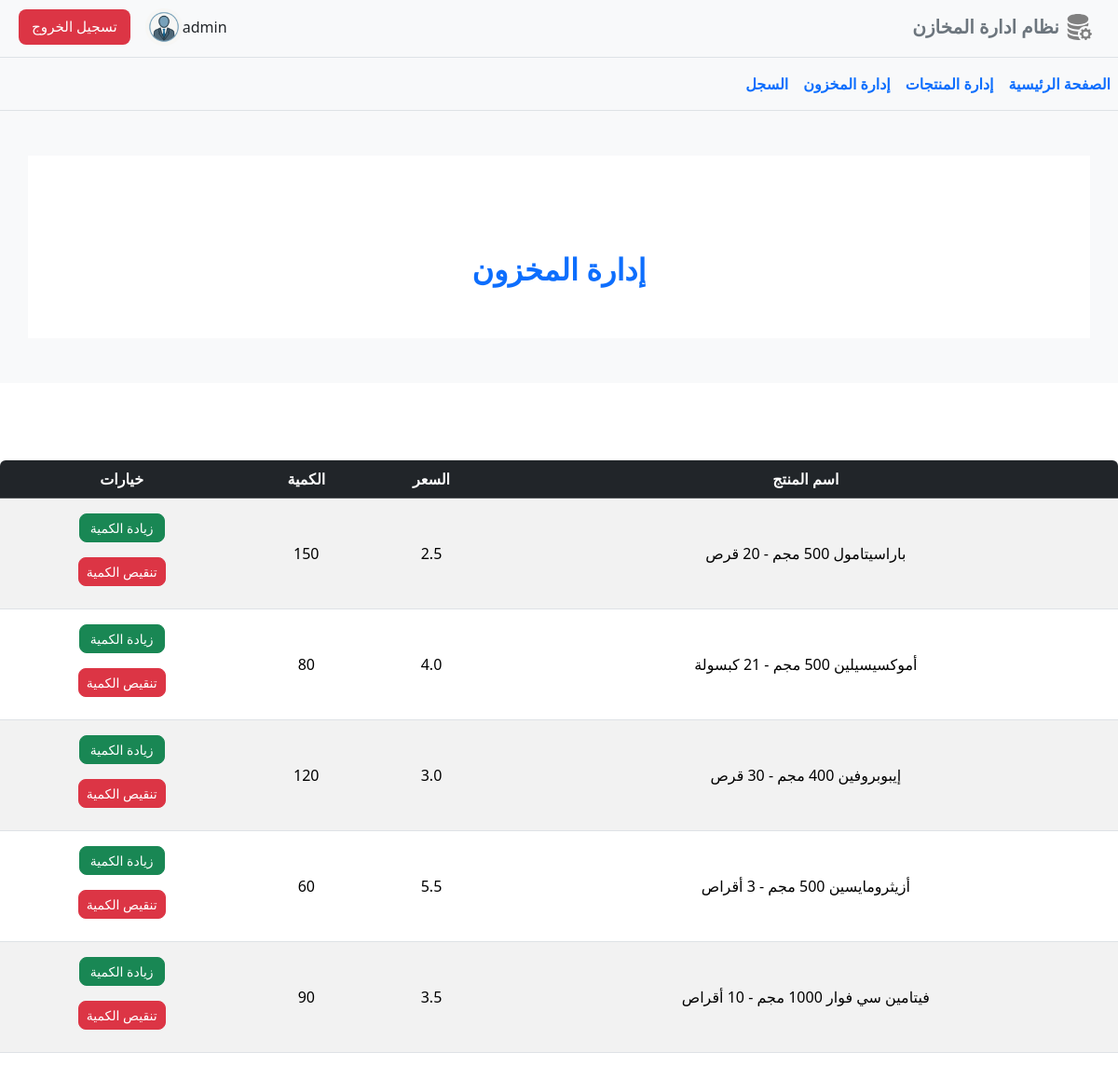
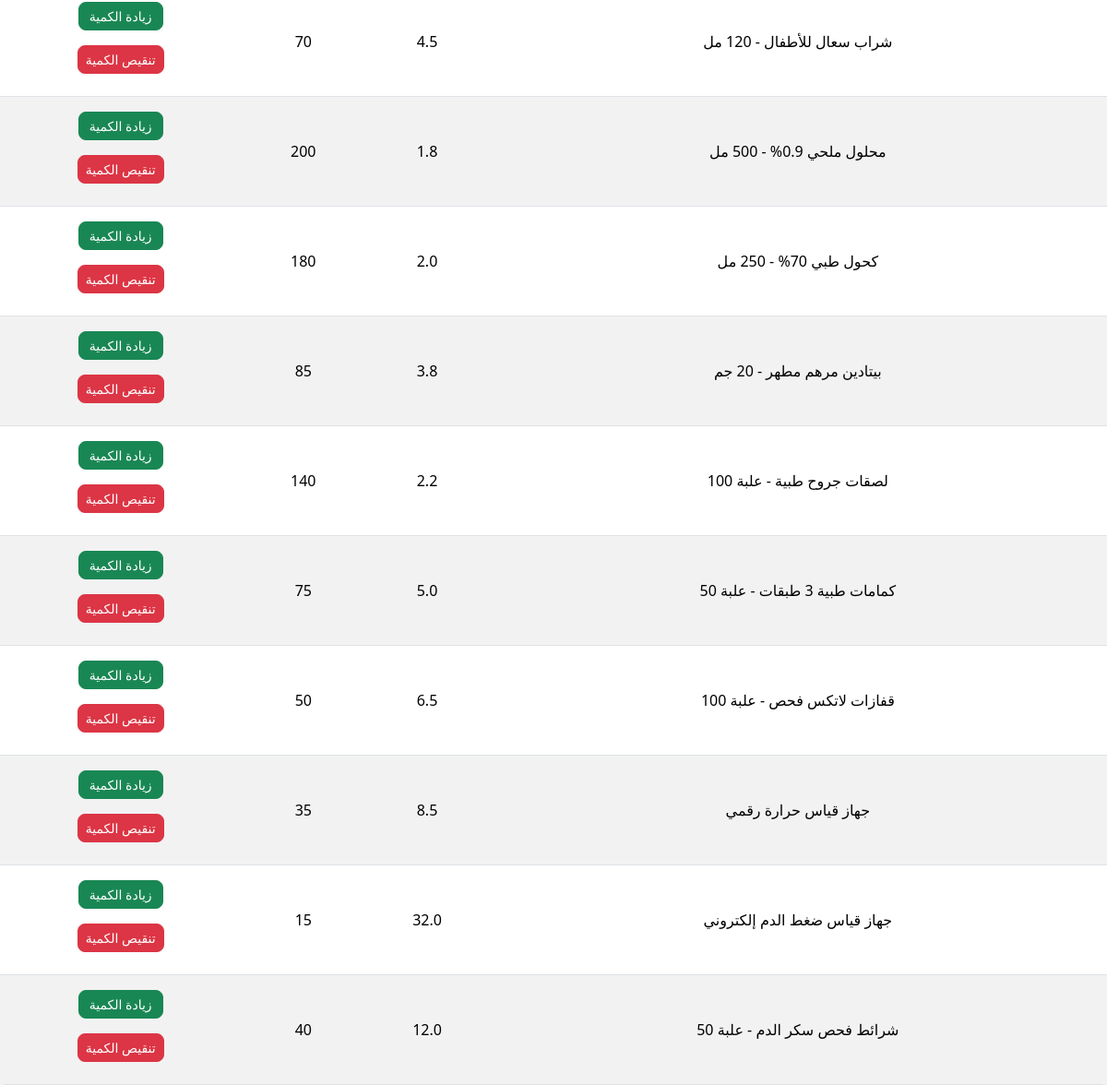
Screenshot of /movements/ (signed in) with the database file from the repository (2 pictures, top to bottom).
### tables this page shows
CREATE TABLE users (
  id INTEGER PRIMARY KEY AUTOINCREMENT,
  username TEXT UNIQUE NOT NULL,
  email TEXT,
  password TEXT NOT NULL
);

CREATE TABLE products (
    product_id   INTEGER PRIMARY KEY AUTOINCREMENT,
    name         TEXT    NOT NULL,
    price        REAL    NOT NULL,
    quantity     INTEGER    NOT NULL,
    description  TEXT,
    created_by   INTEGER NOT NULL,
    FOREIGN KEY (created_by) REFERENCES users(id)
);

### inventory_management/movements.py (the view)
@bp.route("/")
@login_required
def index():
    form = MovementForm()
    db = get_db()
    products = db.execute('SELECT * FROM products').fetchall()
    return render_template("movements/index.html", products=products, form=form)

### inventory_management/auth.py (called while the page is built)
@bp.before_app_request
def load_logged_in_user():
    user_id = session.get('user_id')
    if user_id is None:
        g.user = None
    else:
        g.user = get_db().execute(
            'SELECT * FROM users WHERE id = ?', (user_id,)
        ).fetchone()

def login_required(view):
    @functools.wraps(view)
    def wrapped_view(**kwargs):
        if g.user is None:
            return redirect(url_for('auth.login'))
        return view(**kwargs)
    return wrapped_view

### inventory_management/db.py (called while the page is built)
def get_db():
    if 'db' not in g:
        g.db = sqlite3.connect(
            current_app.config['DATABASE'],
            detect_types=sqlite3.PARSE_DECLTYPES
        )
        g.db.row_factory = sqlite3.Row
    return g.db

### inventory_management/templates/movements/index.html (shortened to what this page needs)
{% extends 'base.html' %}
{% block body %}
<div class="container my-5" style="background-color: #FFFFFF;">
    <div class="logo-container" style="background-color: #FFFFFF;">
        <div class="logo-text my-0" style="color: #0d6efd;">
            <br> إدارة المخزون
        </div>
    </div>
</div>
<div class="section-divider">
    <svg viewBox="0 0 1440 100">
        <path fill="#ffffff" d="M0,0 L1440,0 L1440,100 L0,100 Z"></path>
    </svg>
</div>
<div class="table-responsive shadow-sm rounded">
    <table class="table table-striped table-hover align-middle mb-0">
        <thead class="table-dark text-center">
            <tr>
                <th scope="col">اسم المنتج</th>
                <th scope="col">السعر</th>
                <th scope="col">الكمية</th>
                <th scope="col">خيارات</th>
            </tr>
        </thead>
        <tbody class="text-center">
            {% for p in products%}
            <tr>
                <td>{{ p['name'] }}</td>
                <td>{{ p['price'] }}</td>
                <td>{{ p['quantity'] }}</td>
                <td>
                    <div class="col-auto my-2">
                            <button type="button" class="btn btn-sm rounded-3 mb-2 btn-success" style="padding-left: 11px; padding-right:11px; " data-bs-toggle="modal"
                                data-bs-target="#confirmstock_inModal-{{ p['product_id'] }}">
                                زيادة الكمية
                            </button>
                    </div>
                    <div class="col-auto mb-2">
                            <button type="button" class="btn btn-sm rounded-3 mb-2 btn-danger" data-bs-toggle="modal"
                                data-bs-target="#confirmstock_outModal-{{ p['product_id'] }}">
                                تنقيص الكمية
                            </button>
                    </div>
                </td>
            </tr>
            {% endfor %}
        </tbody>
    </table>
</div>
{% endblock %}

### inventory_management/templates/base.html (shortened to what this page needs)
<!doctype html>
<html lang="ar" dir="rtl">
<head>
  <link rel="stylesheet" href="{{ url_for('static', filename='css/bootstrap.min.css') }}">
  <link rel="stylesheet" href="{{ url_for('static', filename='css/bootstrap-icons.min.css') }}">
</head>
<body class="bg-light">
  {% if g.user %}
  <nav class="navbar navbar-expand-md bg-light border-bottom" aria-label="navbar">
    <div class="container-xxl">
      <a href="{{ url_for('homepage.index') }}" class="navbar-brand">
        <span class="fw-bold text-secondary">
          <img src="{{ url_for('static', filename='icons/database-fill-gear.svg') }}" alt="database-fill-gear.svg" height="30px" width="30px" style="margin-bottom: 5px;">
          نظام ادارة المخازن
        </span>
      </a>
      <div class="collapse navbar-collapse justify-content-end " id="main-nav">
        <ul class="navbar-nav mb-1  align-items-center">
          <div class="d-flex align-items-center nav-item">
                      <span class="me-2">{{g.user['username']}}</span>
                      <img src="{{ url_for('static', filename='images/user_avatar.png') }}" alt="avatar" width="40"
                          height="40" class="rounded-circle">
          </div>
          <a href="{{ url_for('auth.logout') }}" class="btn btn-danger rounded-3 text-nowrap ms-2 me-3 nav-item" style=" color: #ffffff; border: none;
              padding: 7px 14px; font-size: 0.95rem; height: 38px;">تسجيل الخروج</a>
        </ul>
      </div>
    </div>
  </nav>
  {% endif %}
  <nav class="navbar navbar-expand border-bottom mb-3" aria-label="Second navbar example">
    <ul class="navbar-nav p-0 justify-content-center ">
      <li class="nav-item"><a class="nav-link active text-nowrap fz-6 fw-bold" style="color:#0d6efd"
          href="{{ url_for('homepage.index') }}" >الصفحة الرئيسية </a></li>
          <li class="nav-item"><a class="nav-link active text-nowrap fz-6 fw-bold" style="color:#0d6efd"
          href="{{ url_for('products_management.index') }}">إدارة المنتجات</a></li>
          <li class="nav-item"><a class="nav-link active text-nowrap fz-6 fw-bold" style="color:#0d6efd"
          href="{{ url_for('movements.index') }}">إدارة المخزون</a></li>
          <li class="nav-item"><a class="nav-link active text-nowrap fz-6 fw-bold" style="color:#0d6efd"
          href="{{ url_for('movements.history') }}">السجل</a></li>
    </ul>
  </nav>
  {% block body %}{% endblock %}
</body>
</html>

### inventory_management/templates/base.html (style rules this page uses)
.logo-container { background-color: #212529; color: white; text-align: center; padding: 50px; border-radius: 15px; }
.logo-text { font-size: 2rem; font-weight: bold; }

### rows the page displays
users: user.username "admin"
products: name "باراسيتامول 500 مجم - 20 قرص", price "2.5", quantity "150"
products: name "أموكسيسيلين 500 مجم - 21 كبسولة", price "4.0", quantity "80"
products: name "إيبوبروفين 400 مجم - 30 قرص", price "3.0", quantity "120"
products: name "أزيثرومايسين 500 مجم - 3 أقراص", price "5.5", quantity "60"
products: name "فيتامين سي فوار 1000 مجم - 10 أقراص", price "3.5", quantity "90"
products: name "شراب سعال للأطفال - 120 مل", price "4.5", quantity "70"
products: name "محلول ملحي 0.9% - 500 مل", price "1.8", quantity "200"
products: name "كحول طبي 70% - 250 مل", price "2.0", quantity "180"
products: name "بيتادين مرهم مطهر - 20 جم", price "3.8", quantity "85"
products: name "لصقات جروح طبية - علبة 100", price "2.2", quantity "140"
products: name "كمامات طبية 3 طبقات - علبة 50", price "5.0", quantity "75"
products: name "قفازات لاتكس فحص - علبة 100", price "6.5", quantity "50"
products: name "جهاز قياس حرارة رقمي", price "8.5", quantity "35"
products: name "جهاز قياس ضغط الدم إلكتروني", price "32.0", quantity "15"
products: name "شرائط فحص سكر الدم - علبة 50", price "12.0", quantity "40"
